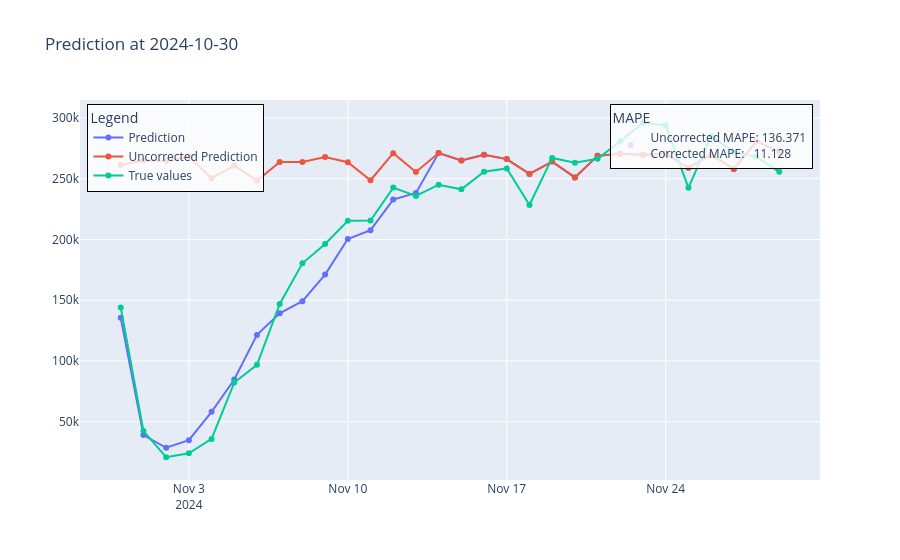
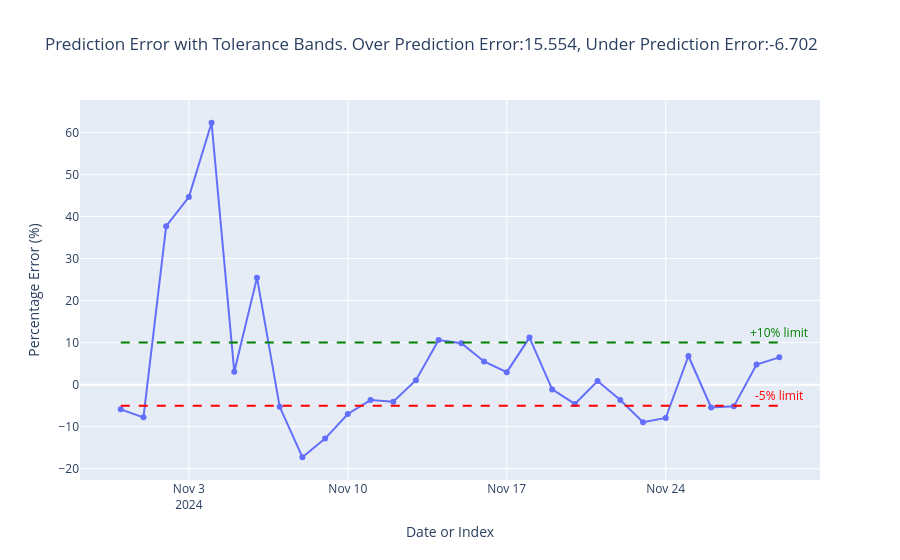

Source (notebook cell) for these figures, in order:
### Code cell
from utils import plot_one_day
plot_one_day(error_df=error_df,
             Y_pred_corrected=Y_pred_corrected,
             Y_pred_uncorrected=Y_pred_uncorrected,
                Y_true_noised=Y_true_noised,
                test_dataset=test_dataset,
                date='2024-10-30')
